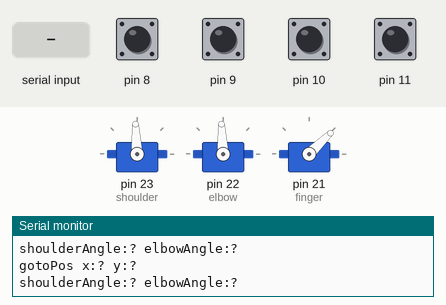
The sketch below on a simulated Arduino Mega 2560, built with avr-gcc and run on an emulated ATmega2560. Parts: 3 × servo, the last lines printed to the serial monitor. The inputs (shaded band) are chosen by the test bench; at power-on: pin 8–11 HIGH.

Above: at 0.8 s.
0.9 s: "finger\n" received over Serial
At 1.7 s:
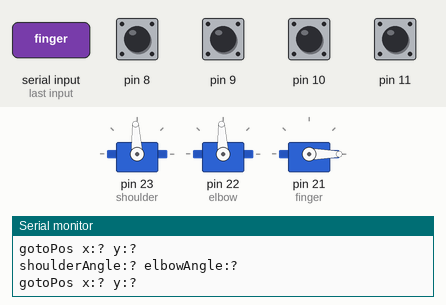
2.4 s: byte 91 ('[') received over Serial
3.9 s: byte 65 ('A') received over Serial
5.4 s: "help,1\n" received over Serial
Timing chart, 0 to 7.9 s (numbered marks = the images above; inputs shaded):
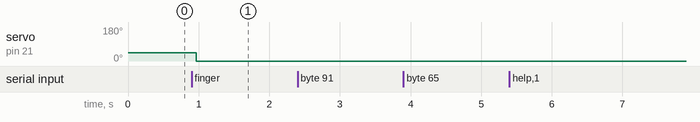

The sketch:

rotaryServoPainter.ino
```cpp
#include <Servo.h>
#include <TimerOne.h>
#include "Trace.h"
#include "Terminal.h"
#include "DebouncedButton.h"

//lenghts of arm parts in mm
//#define UPPER_LEN 173
//#define LOWER_LEN 183

#define UPPER_LEN 173
#define LOWER_LEN 173

#define MIN_SHOULDER_ANGLE 0
#define MIN_SHOULDER_POS 2052

#define MAX_SHOULDER_ANGLE PI
#define MAX_SHOULDER_POS 842

#define MIN_ELBOW_ANGLE 0
#define MIN_ELBOW_POS 2100

#define MAX_ELBOW_ANGLE PI
#define MAX_ELBOW_POS 928

//#define SPEED 0.2
#define SPEED 0.8
//#define SPEED 1.0

//#define USE_PROPORTIONAL_JOYSTICK
#define USE_SWITCHES

#ifdef USE_PROPORTIONAL_JOYSTICK
	#define JOYSTICK_X_PIN A1
	#define JOYSTICK_Y_PIN A0
	#define BTN_PIN A2
#endif

//for pen
//#define FINGER_UP_POS 1200
//#define FINGER_DOWN_POS 1370

//for brush
//#define FINGER_UP_POS 1000
//#define FINGER_DOWN_POS 1335

//for marker
#define FINGER_UP_POS 1000
#define FINGER_DOWN_POS 1265

#define RAD_TO_DEG 57.295779513082320876798154814105

#ifdef USE_SWITCHES
DebouncedButton leftButton(8);
DebouncedButton rightButton(9);
DebouncedButton upButton(10);
DebouncedButton downButton(11);

//
void updateBtnState()
{
	leftButton.update();
	rightButton.update();
	upButton.update();
	downButton.update();
}
#endif

Servo shoulder, elbow, finger;
float targetX = 0, targetY = 200;
uint8_t fingerDown = 0;

//
float lerp(float x, float in_min, float in_max, float out_min, float out_max)
{
  return (x - in_min) * (out_max - out_min) / (in_max - in_min) + out_min;
}

//pos in mm
void gotoPos(float x, float y)
{
	tracef("gotoPos x:%f y:%f\r\n", x, y);

	float dist = sqrt(x*x + y*y);
	float targetAngle = atan2(y, x);

	//get elbow angle to yield correct dist to target
	float triangleAngle2 = acos((UPPER_LEN*UPPER_LEN + LOWER_LEN*LOWER_LEN - dist*dist)/(2*UPPER_LEN*LOWER_LEN));
	float elbowAngle = PI - triangleAngle2;

	float triangleAngle1 = asin(LOWER_LEN*sin(elbowAngle)/dist);
	float shoulderAngle = targetAngle - triangleAngle1;

	tracef("shoulderAngle:%f elbowAngle:%f\r\n", shoulderAngle*RAD_TO_DEG, elbowAngle*RAD_TO_DEG);

	if (isnan(shoulderAngle) || isnan(elbowAngle))
	{
		return;
	}

	uint16_t shoulderPos = lerp(shoulderAngle, MIN_SHOULDER_ANGLE, MAX_SHOULDER_ANGLE, MIN_SHOULDER_POS, MAX_SHOULDER_POS);
	uint16_t elbowPos = lerp(elbowAngle, MIN_ELBOW_ANGLE, MAX_ELBOW_ANGLE, MIN_ELBOW_POS, MAX_ELBOW_POS);

	tracef("shoulderPos:%d elbowPos:%d\r\n", shoulderPos, elbowPos);
	shoulder.writeMicroseconds(constrain(shoulderPos, 850, 2100));
	elbow.writeMicroseconds(constrain(elbowPos, 850, 2100));
}

#ifdef USE_PROPORTIONAL_JOYSTICK
//
void updateJoystickControls()
{
	int joyX = analogRead(JOYSTICK_X_PIN) - 512;
	int joyY = analogRead(JOYSTICK_Y_PIN) - 512;
	//tracef("x:%d y:%d\r\n", x, y);

	if (digitalRead(BTN_PIN) == 0)
	{
		fingerDown = !fingerDown;
		finger.writeMicroseconds(fingerDown ? FINGER_DOWN_POS : FINGER_UP_POS);
		delay(200);
	}

	if (sqrt(joyX*joyX + joyY*joyY) > 400)
	{
		float joyAngle = atan2(joyY, joyX);
		targetX += -cos(joyAngle) * SPEED;
		targetY += sin(joyAngle) * SPEED;
	}
}
#endif

#ifdef USE_SWITCHES
//
void updateSwitchControls()
{
	static uint8_t prevDown = 0;
	static uint32_t downStart = 0;
	static uint8_t shortDown = 0;

	if (leftButton.getVal())
	{
		targetX -= SPEED;
		shortDown = 0;
	}
	if (rightButton.getVal())
	{
		targetX += SPEED;
		shortDown = 0;
	}
	if (upButton.getVal())
	{
		targetY += SPEED;
		shortDown = 0;
	}

	//double down toggles drawing

	if (downButton.getVal())
	{
		if (!prevDown)
			downStart = millis();
		else if (millis() - downStart >= 150)
			targetY -= SPEED;
	}
	else if (prevDown)
	{
		if (millis() - downStart < 150)
		{
			shortDown++;
			//"double-click"
			if (shortDown == 2)
			{
				fingerDown = !fingerDown;
				finger.writeMicroseconds(fingerDown ? FINGER_DOWN_POS : FINGER_UP_POS);
				shortDown = 0;
			}
		}
		else
		{
			shortDown = 0;
		}
	}

	prevDown = downButton.getVal();
}
#endif

//
void setup()
{
	Serial.begin(115200);

#ifdef USE_SWITCHES
	Timer1.initialize(BTN_POLL_INTERVAL * 1000);
	Timer1.attachInterrupt(updateBtnState);
#endif

	shoulder.attach(23);
	elbow.attach(22);
	finger.attach(21);

	shoulder.writeMicroseconds(1500);
	elbow.writeMicroseconds(1500);
	finger.writeMicroseconds(FINGER_UP_POS);

#ifdef USE_PROPORTIONAL_JOYSTICK
	pinMode(BTN_PIN, INPUT_PULLUP);
#endif

	while(1)
	{
#ifdef USE_PROPORTIONAL_JOYSTICK
		updateJoystickControls();
#endif

#ifdef USE_SWITCHES
		updateSwitchControls();
#endif

		processSerial();

		targetX = constrain(targetX, -180, 100);
		targetY = constrain(targetY, 150, 280);

		gotoPos(targetX, targetY);
		delay(10);
	}
}

//
void loop() {}
```

DebouncedButton.cpp
```cpp
#include <Arduino.h>
#include "DebouncedButton.h"

//
DebouncedButton::DebouncedButton(uint8_t _switchPin)
{
	switchPin = _switchPin;
	debounceCount = 0;
	lastState = 0;
	debouncedState = 0;

	pinMode(switchPin, INPUT_PULLUP);
}

//
void DebouncedButton::update()
{
	uint8_t state = digitalRead(switchPin) == LOW;
	//increment count if state is maintained
	if (state == lastState)
	{
		debounceCount++;
		if (debounceCount == DEBOUNCE_ITERATIONS)
			debouncedState = lastState;
	}
	//store last button state and reset count
	else
	{
		debounceCount = 0;
		lastState = state;
	}
}
```

DebouncedButton.h
```cpp
#ifndef __DEBOUNCED_BUTTON_H_
#define __DEBOUNCED_BUTTON_H_

#include <stdint.h>

#define BTN_POLL_INTERVAL 10 //ms
#define DEBOUNCE_TIME 50 //ms
#define DEBOUNCE_ITERATIONS (DEBOUNCE_TIME / BTN_POLL_INTERVAL)

class DebouncedButton
{
public:
	DebouncedButton(uint8_t _switchPin);
	void update();
	uint8_t getVal() {return debouncedState;}

private:
	uint8_t switchPin;
	volatile uint16_t debounceCount;
	volatile uint8_t lastState;
	volatile uint8_t debouncedState;
};

#endif
```

Terminal.cpp
```cpp
#include <Arduino.h>
#include <stdlib.h>
#include "Terminal.h"
#include "Trace.h"

#define CMD_BUF_SIZE 64

char cmdBuf[CMD_BUF_SIZE];
char cmdBufIdx = 0;
char prevCmdBuf[CMD_BUF_SIZE] = {0};

//defined in app specific code
void terminalCmdHandler(char *cmd);

//
void processTerminalCmd(char *cmdStr)
{
	trace("\r\n"); //go to next line

	char *cmd = strtok(cmdStr, " \r\n");
	if (cmd)
		terminalCmdHandler(cmd);

	trace(":"); //show next prompt
}

//
void doBackspace()
{
	Serial.print("\x08 \x08");
	cmdBufIdx--;
}

//
void processSerial()
{
	if (!Serial.available())
		return;

	char c = Serial.read();
	//Serial.println((uint8_t)c);

	//handle some escape sequences
	if (c == '\x1B')
	{
		//Serial.print("ESC");
		//delay(100);
		if (Serial.available() >= 2)
		{
			char c1 = Serial.read();
			char c2 = Serial.read();
			if (c1 == '[' && c2 == 'A') //up; previous cmd
			{
				while (cmdBufIdx)
					doBackspace();
				strcpy(cmdBuf, prevCmdBuf);
				cmdBufIdx = strlen(cmdBuf);
				Serial.print(cmdBuf);
			}
		}

		return;
	}

	if (!(
		(c >= 'a' && c <= 'z') ||
		(c >= 'A' && c <= 'Z') ||
		(c >= '0' && c <= '9') ||
		strchr(" _.-\r\n\x08\\/!@#$%^&*()<>+=,?[]", c)
	))
		return;

	if (c == '\x08')
	{
		if (cmdBufIdx > 0)
			doBackspace();
		return;
	}

	if (cmdBufIdx == CMD_BUF_SIZE - 1)
		return;

	Serial.write(c); //local echo

	if (c == '\r' || c == '\n')
	{
		cmdBuf[cmdBufIdx++] = 0; //null-terminate
		strcpy(prevCmdBuf, cmdBuf);
		processTerminalCmd(cmdBuf);
		cmdBufIdx = 0;
		return;
	}
	cmdBuf[cmdBufIdx++] = c;
}
```

Terminal.h
```cpp
#ifndef __TERMINAL_H_
#define __TERMINAL_H_

void processSerial();

#endif
```

Trace.cpp
```cpp
// headers
#include <Arduino.h>
#include "Trace.h"

// buffer sizes
#define maxTraceF 128
#define maxFlashStr 128

char fshBuf[maxFlashStr];
char trcBuf[maxTraceF];

// debug output
void tracef(const __FlashStringHelper *fmt, ... )
{
  strcpy_P(fshBuf, (const char *)fmt);

  va_list args;
  va_start (args, fmt );
  vsnprintf(trcBuf, maxTraceF, fshBuf, args);
  va_end (args);
  trace(trcBuf);
}

// debug output
void tracef(const char *fmt, ... )
{
  //include printf family float support for ARM
  asm(".global _printf_float");

  va_list args;
  va_start (args, fmt );
  vsnprintf(trcBuf, maxTraceF, fmt, args);
  va_end (args);
  trace(trcBuf);
}

// debug output
void trace(const __FlashStringHelper *str)
{
  strcpy_P(fshBuf, (const char *)str);
  trace(fshBuf);
}

// debug output
void trace(const char *str)
{
  Serial.print(str);
}
```

Trace.h
```cpp
#include <stdarg.h>
#include <WString.h>

void tracef(const __FlashStringHelper *fmt, ... );
void tracef(const char *fmt, ... );
void trace(const __FlashStringHelper *str);
void trace(const char *str);
```

terminalCmdHandler.cpp
```cpp
#include <Servo.h>
#include "Terminal.h"
#include "Trace.h"

#define ARM_DRAW_BUILD_VERSION "0.1"

#define CMD_BUF_SIZE 64

extern float targetX, targetY;
extern Servo finger;

//
void terminalCmdHandler(char *cmd)
{
	if (strcmp(cmd, "help") == 0)
	{
		tracef("TRANSMITTER version:%s\r\n", ARM_DRAW_BUILD_VERSION);
		trace("command list:\r\n");
		trace("help\r\n");
	}
	else if (strcmp(cmd, "pos") == 0)
	{
		int16_t x = atoi(strtok(NULL, " \r\n"));
		int16_t y = atoi(strtok(NULL, " \r\n"));
		tracef(F("gotoPos: x:%d y:%d\r\n"), x, y);
		targetX = x;
		targetY = y;
	}
	else if (strcmp(cmd, "finger") == 0)
	{
		int16_t pos = atoi(strtok(NULL, " \r\n"));
		tracef(F("finger: pos:%d\r\n"), pos);
		finger.writeMicroseconds(pos);
	}
	else if (cmd)
	{
		trace("ERROR\r\n");
	}
}
```

Measured:
- after the input at 0.9 s, servo on pin 21 (finger): 44° → 0° after 0.07 s
